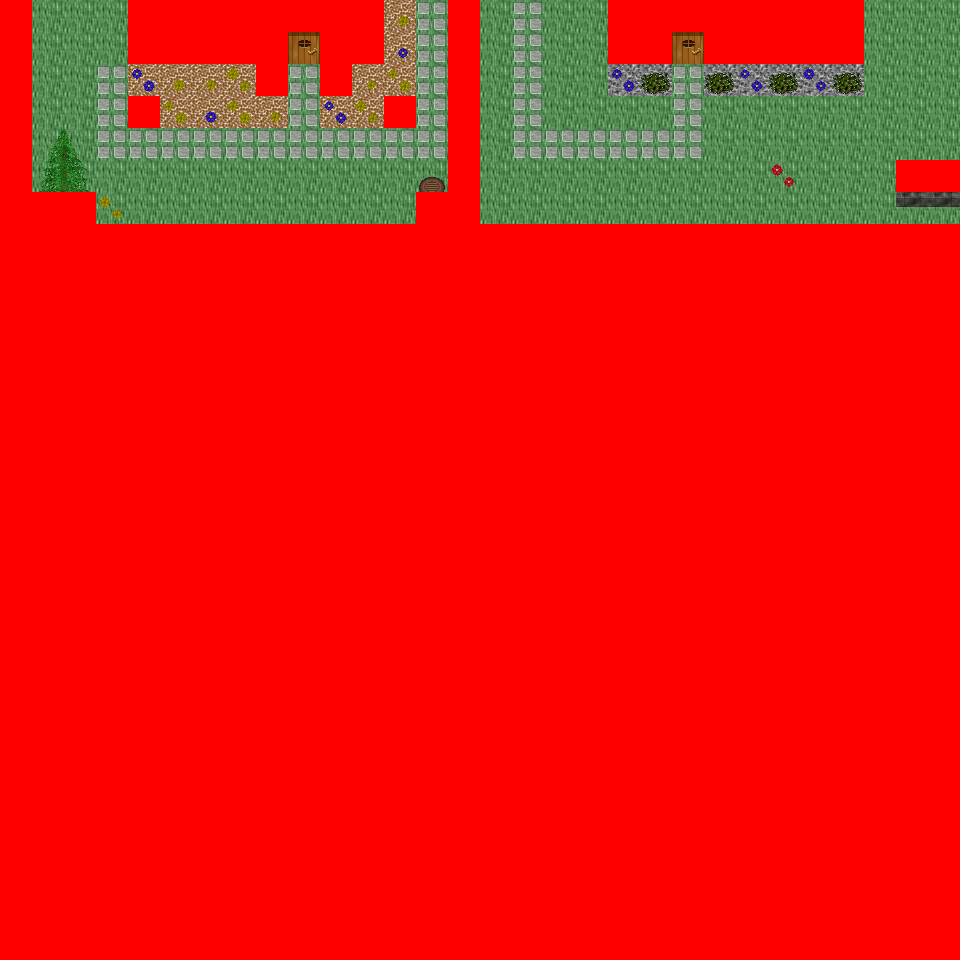

A level layout from a 2D game, rendered from its tile map. Below: a short description, then the map file with tile-grid data replaced by summaries:
An orthogonal 30x30 tile map with 32x32 px tiles, 6 tile layers (Ground, Object, Object2, Above, ...), 54 tilesets and 6 objects (6x mapchange).

<map version="1.0" orientation="orthogonal" renderorder="right-down" width="30" height="30" tilewidth="32" tileheight="32" nextobjectid="7">
  <tileset firstgid="1" name="tileset_logic_collision" tilewidth="32" tileheight="32" tilecount="1" columns="1">
    <image source="../drawable/tileset_logic_collision.png" width="32" height="32" />
  </tileset>
  <tileset firstgid="2" name="tileset_building_decoration_orbpedestal" tilewidth="32" tileheight="32" tilecount="2" columns="1">
    <image source="../drawable/tileset_building_decoration_orbpedestal.png" width="32" height="64" />
  </tileset>
  <tileset firstgid="4" name="tileset_building_decoration_chimney" tilewidth="32" tileheight="32" tilecount="2" columns="1">
    <image source="../drawable/tileset_building_decoration_chimney.png" width="32" height="64" />
  </tileset>
  <tileset firstgid="6" name="tileset_item_statue_fairypool" tilewidth="32" tileheight="32" tilecount="16" columns="2">
    <image source="../drawable/tileset_item_statue_fairypool.png" width="64" height="256" />
  </tileset>
  <tileset firstgid="22" name="tileset_building_decoration_stone_details" tilewidth="32" tileheight="32" tilecount="4" columns="2">
    <image source="../drawable/tileset_building_decoration_stone_details.png" width="64" height="64" />
  </tileset>
  <tileset firstgid="26" name="tileset_building_door_closed" tilewidth="32" tileheight="32" tilecount="1" columns="1">
    <image source="../drawable/tileset_building_door_closed.png" width="32" height="32" />
  </tileset>
  <tileset firstgid="27" name="tileset_building_door_door" tilewidth="32" tileheight="32" tilecount="6" columns="3">
    <image source="../drawable/tileset_building_door_door.png" width="96" height="64" />
  </tileset>
  <tileset firstgid="33" name="tileset_building_fence_fence_chunky" tilewidth="32" tileheight="32" tilecount="21" columns="3">
    <image source="../drawable/tileset_building_fence_fence_chunky.png" width="96" height="224" />
  </tileset>
  <tileset firstgid="54" name="tileset_building_roof_blue" tilewidth="32" tileheight="32" tilecount="20" columns="5">
    <image source="../drawable/tileset_building_roof_blue.png" width="160" height="128" />
  </tileset>
  <tileset firstgid="74" name="tileset_building_roof_green" tilewidth="32" tileheight="32" tilecount="20" columns="5">
    <image source="../drawable/tileset_building_roof_green.png" width="160" height="128" />
  </tileset>
  <tileset firstgid="94" name="tileset_building_roof_red" tilewidth="32" tileheight="32" tilecount="20" columns="5">
    <image source="../drawable/tileset_building_roof_red.png" width="160" height="128" />
  </tileset>
  <tileset firstgid="114" name="tileset_building_roof_red2" tilewidth="32" tileheight="32" tilecount="20" columns="5">
    <image source="../drawable/tileset_building_roof_red2.png" width="160" height="128" />
  </tileset>
  <tileset firstgid="134" name="tileset_building_roof_roof_borders" tilewidth="32" tileheight="32" tilecount="9" columns="3">
    <image source="../drawable/tileset_building_roof_roof_borders.png" width="96" height="96" />
  </tileset>
  <tileset firstgid="143" name="tileset_building_roof_yellow" tilewidth="32" tileheight="32" tilecount="20" columns="5">
    <image source="../drawable/tileset_building_roof_yellow.png" width="160" height="128" />
  </tileset>
  <tileset firstgid="163" name="tileset_building_window_window_long" tilewidth="32" tileheight="32" tilecount="3" columns="3">
    <image source="../drawable/tileset_building_window_window_long.png" width="96" height="32" />
  </tileset>
  <tileset firstgid="166" name="tileset_ground_cobbled_paving" tilewidth="32" tileheight="32" tilecount="1" columns="1">
    <image source="../drawable/tileset_ground_cobbled_paving.png" width="32" height="32" />
  </tileset>
  <tileset firstgid="167" name="tileset_ground_gravel" tilewidth="32" tileheight="32" tilecount="1" columns="1">
    <image source="../drawable/tileset_ground_gravel.png" width="32" height="32" />
  </tileset>
  <tileset firstgid="168" name="tileset_ground_stone_floors" tilewidth="32" tileheight="32" tilecount="6" columns="3">
    <image source="../drawable/tileset_ground_stone_floors.png" width="96" height="64" />
  </tileset>
  <tileset firstgid="174" name="tileset_ground_ground" tilewidth="32" tileheight="32" tilecount="33" columns="3">
    <image source="../drawable/tileset_ground_ground.png" width="96" height="352" />
  </tileset>
  <tileset firstgid="207" name="tileset_plant_bush_various_small" tilewidth="32" tileheight="32" tilecount="9" columns="3">
    <image source="../drawable/tileset_plant_bush_various_small.png" width="96" height="96" />
  </tileset>
  <tileset firstgid="216" name="tileset_plant_flower_daisy_blue" tilewidth="32" tileheight="32" tilecount="8" columns="2">
    <image source="../drawable/tileset_plant_flower_daisy_blue.png" width="64" height="128" />
  </tileset>
  <tileset firstgid="224" name="tileset_plant_flower_daisy_red" tilewidth="32" tileheight="32" tilecount="8" columns="2">
    <image source="../drawable/tileset_plant_flower_daisy_red.png" width="64" height="128" />
  </tileset>
  <tileset firstgid="232" name="tileset_plant_flower_daisy_white" tilewidth="32" tileheight="32" tilecount="8" columns="2">
    <image source="../drawable/tileset_plant_flower_daisy_white.png" width="64" height="128" />
  </tileset>
  <tileset firstgid="240" name="tileset_plant_flower_daisy_yellow" tilewidth="32" tileheight="32" tilecount="8" columns="2">
    <image source="../drawable/tileset_plant_flower_daisy_yellow.png" width="64" height="128" />
  </tileset>
  <tileset firstgid="248" name="tileset_plant_tree_spruce" tilewidth="32" tileheight="32" tilecount="6" columns="2">
    <image source="../drawable/tileset_plant_tree_spruce.png" width="64" height="96" />
  </tileset>
  <tileset firstgid="254" name="tileset_item_pot_pot_purple" tilewidth="32" tileheight="32" tilecount="1" columns="1">
    <image source="../drawable/tileset_item_pot_pot_purple.png" width="32" height="32" />
  </tileset>
  <tileset firstgid="255" name="tileset_item_pot_pot_tall" tilewidth="32" tileheight="32" tilecount="2" columns="1">
    <image source="../drawable/tileset_item_pot_pot_tall.png" width="32" height="64" />
  </tileset>
  <tileset firstgid="257" name="tileset_item_pot_small_barrel" tilewidth="32" tileheight="32" tilecount="2" columns="1">
    <image source="../drawable/tileset_item_pot_small_barrel.png" width="32" height="64" />
  </tileset>
  <tileset firstgid="259" name="tileset_item_postbox" tilewidth="32" tileheight="32" tilecount="4" columns="2">
    <image source="../drawable/tileset_item_postbox.png" width="64" height="64" />
  </tileset>
  <tileset firstgid="263" name="tileset_furniture_chair_wooden_pale" tilewidth="32" tileheight="32" tilecount="4" columns="2">
    <image source="../drawable/tileset_furniture_chair_wooden_pale.png" width="64" height="64" />
  </tileset>
  <tileset firstgid="267" name="tileset_furniture_table_wooden" tilewidth="32" tileheight="32" tilecount="1" columns="1">
    <image source="../drawable/tileset_furniture_table_wooden.png" width="32" height="32" />
  </tileset>
  <tileset firstgid="268" name="tileset_furniture_table_brick_base" tilewidth="32" tileheight="32" tilecount="3" columns="3">
    <image source="../drawable/tileset_furniture_table_brick_base.png" width="96" height="32" />
  </tileset>
  <tileset firstgid="271" name="tileset_furniture_light_iron_lamp" tilewidth="32" tileheight="32" tilecount="3" columns="1">
    <image source="../drawable/tileset_furniture_light_iron_lamp.png" width="32" height="96" />
  </tileset>
  <tileset firstgid="274" name="tileset_furniture_light_flames" tilewidth="32" tileheight="32" tilecount="6" columns="6">
    <image source="../drawable/tileset_furniture_light_flames.png" width="192" height="32" />
  </tileset>
  <tileset firstgid="280" name="tileset_furniture_sink_dark_side_on" tilewidth="32" tileheight="32" tilecount="6" columns="3">
    <image source="../drawable/tileset_furniture_sink_dark_side_on.png" width="96" height="64" />
  </tileset>
  <tileset firstgid="286" name="tileset_ground_grass_corners" tilewidth="32" tileheight="32" tilecount="24" columns="6">
    <image source="../drawable/tileset_ground_grass_corners.png" width="192" height="128" />
  </tileset>
  <tileset firstgid="310" name="tileset_ground_grass_edges" tilewidth="32" tileheight="32" tilecount="36" columns="12">
    <image source="../drawable/tileset_ground_grass_edges.png" width="384" height="96" />
  </tileset>
  <tileset firstgid="346" name="tileset_plant_tree_tree_fluffy" tilewidth="32" tileheight="32" tilecount="12" columns="4">
    <image source="../drawable/tileset_plant_tree_tree_fluffy.png" width="128" height="96" />
  </tileset>
  <tileset firstgid="358" name="tileset_ground_water_dungeon_water" tilewidth="32" tileheight="32" tilecount="30" columns="3">
    <image source="../drawable/tileset_ground_water_dungeon_water.png" width="96" height="320" />
  </tileset>
  <tileset firstgid="388" name="tileset_furniture_table_wooden_rectangular" tilewidth="32" tileheight="32" tilecount="9" columns="3">
    <image source="../drawable/tileset_furniture_table_wooden_rectangular.png" width="96" height="96" />
  </tileset>
  <tileset firstgid="397" name="tileset_item_statue_metal_and_stone" tilewidth="32" tileheight="32" tilecount="6" columns="3">
    <image source="../drawable/tileset_item_statue_metal_and_stone.png" width="96" height="64" />
  </tileset>
  <tileset firstgid="403" name="tileset_ground_fire_fire" tilewidth="32" tileheight="32" tilecount="27" columns="3">
    <image source="../drawable/tileset_ground_fire_fire.png" width="96" height="288" />
  </tileset>
  <tileset firstgid="430" name="tileset_furniture_table_bench" tilewidth="32" tileheight="32" tilecount="3" columns="3">
    <image source="../drawable/tileset_furniture_table_bench.png" width="96" height="32" />
  </tileset>
  <tileset firstgid="433" name="tileset_plant_bush_hosta" tilewidth="32" tileheight="32" tilecount="9" columns="3">
    <image source="../drawable/tileset_plant_bush_hosta.png" width="96" height="96" />
  </tileset>
  <tileset firstgid="442" name="tileset_plant_tree_tree_green" tilewidth="32" tileheight="32" tilecount="88" columns="8">
    <image source="../drawable/tileset_plant_tree_tree_green.png" width="256" height="352" />
  </tileset>
  <tileset firstgid="530" name="tileset_item_sign_large" tilewidth="32" tileheight="32" tilecount="15" columns="5">
    <image source="../drawable/tileset_item_sign_large.png" width="160" height="96" />
  </tileset>
  <tileset firstgid="545" name="tileset_building_wall_wall_brown" tilewidth="32" tileheight="32" tilecount="12" columns="3">
    <image source="../drawable/tileset_building_wall_wall_brown.png" width="96" height="128" />
  </tileset>
  <tileset firstgid="557" name="tileset_ground_green_paving_4" tilewidth="32" tileheight="32" tilecount="3" columns="3">
    <image source="../drawable/tileset_ground_green_paving_4.png" width="96" height="32" />
  </tileset>
  <tileset firstgid="560" name="tileset_item_swing" tilewidth="32" tileheight="32" tilecount="4" columns="2">
    <image source="../drawable/tileset_item_swing.png" width="64" height="64" />
  </tileset>
  <tileset firstgid="564" name="tileset_item_fishrods" tilewidth="32" tileheight="32" tilecount="12" columns="4">
    <image source="../drawable/tileset_item_fishrods.png" width="128" height="96" />
  </tileset>
  <tileset firstgid="576" name="tileset_building_decoration_numbers" tilewidth="32" tileheight="32" tilecount="20" columns="2">
    <image source="../drawable/tileset_building_decoration_numbers.png" width="64" height="320" />
  </tileset>
  <tileset firstgid="596" name="tileset_ground_green_paving" tilewidth="32" tileheight="32" tilecount="18" columns="3">
    <image source="../drawable/tileset_ground_green_paving.png" width="96" height="192" />
  </tileset>
  <tileset firstgid="614" name="tileset_item_huge_orb" tilewidth="32" tileheight="32" tilecount="16" columns="2">
    <image source="../drawable/tileset_item_huge_orb.png" width="64" height="256" />
  </tileset>
  <tileset firstgid="630" name="tileset_item_firewood" tilewidth="32" tileheight="32" tilecount="12" columns="3">
    <image source="../drawable/tileset_item_firewood.png" width="96" height="128" />
  </tileset>
  <layer name="Ground" width="30" height="30">
    <data>[900 cells, 240 non-empty, 5 distinct tile ids]</data>
  </layer>
  <layer name="Object" width="30" height="30">
    <data>[900 cells, 135 non-empty, 34 distinct tile ids]</data>
  </layer>
  <layer name="Object2" width="30" height="30">
    <data>[900 cells, 28 non-empty, 12 distinct tile ids]</data>
  </layer>
  <layer name="Above" width="30" height="30">
    <data>[900 cells, 7 non-empty, 6 distinct tile ids]</data>
  </layer>
  <layer name="Above2" width="30" height="30">
    <data>[900 cells, 0 non-empty, 0 distinct tile ids]</data>
  </layer>
  <layer name="Walkable" width="30" height="30">
    <data>[900 cells, 743 non-empty, 1 distinct tile ids]</data>
  </layer>
  <objectgroup name="MapEvents">
    <object id="1" name="north" type="mapchange" x="32" y="0" width="96" height="32">
      <properties>
        <property name="map" value="0_deniran_forest_n2_w_x0_y4" />
        <property name="place" value="south" />
      </properties>
    </object>
    <object id="2" name="north2" type="mapchange" x="384" y="0" width="64" height="32">
      <properties>
        <property name="map" value="0_deniran_forest_n2_w_x0_y4" />
        <property name="place" value="south2" />
      </properties>
    </object>
    <object id="3" name="north3" type="mapchange" x="480" y="0" width="128" height="32">
      <properties>
        <property name="map" value="0_deniran_forest_n2_w_x0_y4" />
        <property name="place" value="south3" />
      </properties>
    </object>
    <object id="4" name="north4" type="mapchange" x="864" y="0" width="96" height="32">
      <properties>
        <property name="map" value="0_deniran_forest_n2_w_x0_y4" />
        <property name="place" value="south4" />
      </properties>
    </object>
    <object id="5" name="east" type="mapchange" x="928" y="0" width="32" height="160">
      <properties>
        <property name="map" value="0_fado_forest_s_x1_y4" />
        <property name="place" value="west" />
      </properties>
    </object>
    <object id="6" name="east2" type="mapchange" x="928" y="192" width="32" height="32">
      <properties>
        <property name="map" value="0_fado_forest_s_x1_y4" />
        <property name="place" value="west2" />
      </properties>
    </object>
  </objectgroup>
</map>
